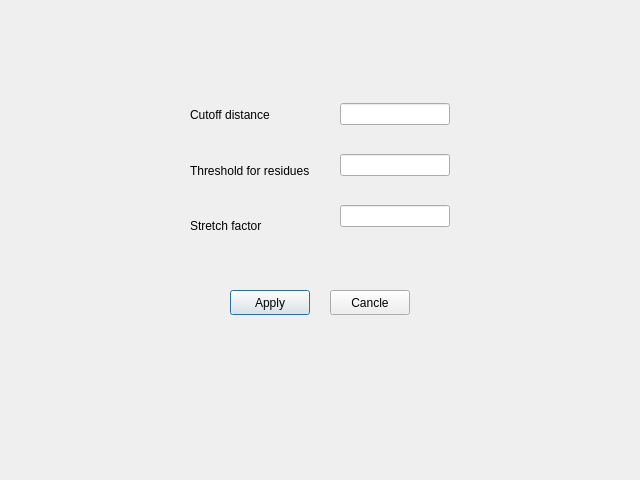
<?xml version="1.0" encoding="UTF-8"?>
<ui version="4.0">
 <class>DialogParseParam</class>
 <widget class="QDialog" name="DialogParseParam">
  <property name="geometry">
   <rect>
    <x>0</x>
    <y>0</y>
    <width>640</width>
    <height>480</height>
   </rect>
  </property>
  <property name="windowTitle">
   <string>Parse PDB parameters</string>
  </property>
  <widget class="QPushButton" name="pushButtonApply">
   <property name="geometry">
    <rect>
     <x>230</x>
     <y>290</y>
     <width>80</width>
     <height>25</height>
    </rect>
   </property>
   <property name="text">
    <string>Apply</string>
   </property>
  </widget>
  <widget class="QPushButton" name="pushButtonCancel">
   <property name="geometry">
    <rect>
     <x>330</x>
     <y>290</y>
     <width>80</width>
     <height>25</height>
    </rect>
   </property>
   <property name="text">
    <string>Cancle</string>
   </property>
  </widget>
  <widget class="QWidget" name="">
   <property name="geometry">
    <rect>
     <x>190</x>
     <y>90</y>
     <width>129</width>
     <height>161</height>
    </rect>
   </property>
   <layout class="QVBoxLayout" name="verticalLayout">
    <item>
     <widget class="QLabel" name="label">
      <property name="text">
       <string>Cutoff distance</string>
      </property>
     </widget>
    </item>
    <item>
     <widget class="QLabel" name="label_2">
      <property name="text">
       <string>Threshold for residues</string>
      </property>
     </widget>
    </item>
    <item>
     <widget class="QLabel" name="label_3">
      <property name="text">
       <string>Stretch factor</string>
      </property>
     </widget>
    </item>
   </layout>
  </widget>
  <widget class="QWidget" name="">
   <property name="geometry">
    <rect>
     <x>340</x>
     <y>80</y>
     <width>110</width>
     <height>171</height>
    </rect>
   </property>
   <layout class="QVBoxLayout" name="verticalLayout_2">
    <item>
     <widget class="QLineEdit" name="lineEditCutoff"/>
    </item>
    <item>
     <widget class="QLineEdit" name="lineEditThreshold"/>
    </item>
    <item>
     <widget class="QLineEdit" name="lineEditStretch"/>
    </item>
   </layout>
  </widget>
 </widget>
 <resources/>
 <connections/>
</ui>
